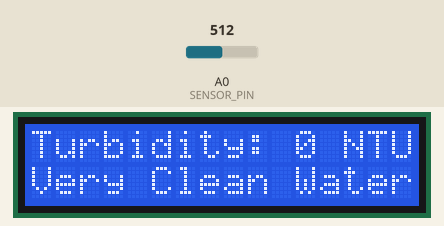
This sketch was run on a simulated Arduino Uno, built with avr-gcc and run on an emulated ATmega328P. Shown: 16×2 character LCD. The test bench sets the inputs (shaded band); at power-on: A0 (SENSOR_PIN) = 512. What the sketch prints to the serial monitor is not drawn.

Above: at 4.2 s.
4.3 s: A0 (SENSOR_PIN) set to 219
5.9 s: A0 (SENSOR_PIN) set to 190
At 7.5 s:
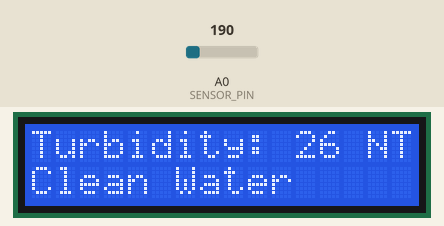
7.8 s: A0 (SENSOR_PIN) set to 122
At 9.1 s:
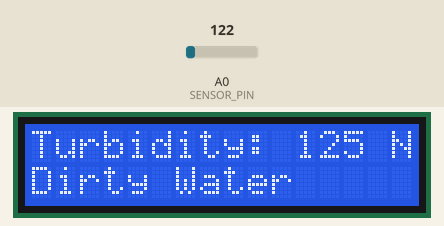
9.4 s: A0 (SENSOR_PIN) set to 218
At 10.7 s:
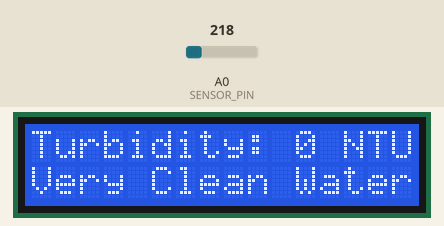
Timing chart, 0 to 12.0 s (numbered marks = the images above; inputs shaded):
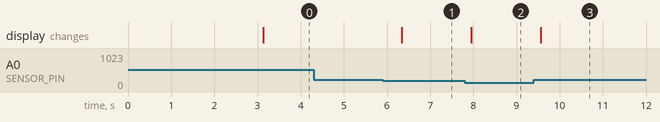

Measured:
- the behaviour switches between 202 and 201 on A0 (SENSOR_PIN) (found by bisection; images 0 and 1)
- after the input at 4.3 s, every drawn part: stays the same
- after the input at 5.9 s, the display: changes after 0.44 s (image 1)
- after the input at 7.8 s, the display: changes after 0.15 s (image 2)
- after the input at 9.4 s, the display: changes after 0.16 s (image 3)

The sketch:

turbitity_and_lcd.ino
```cpp
//This code was inspired by the YouTube video: turbidity sensor arduino ||Turbidity meter arduino project.
//By Skynet Robotics, the link to the video: https://www.youtube.com/watch?v=nT6Q5atNLJM
//This code was also inpsired by the Youtube video: Determine Water Quality using Arduino and Turbidity Sensor | DIY Turbidity meter.
//By Muhammad Ansar, the link to the video: https://www.youtube.com/watch?v=MytUqOz5vbY

#include <Wire.h>
#include <LiquidCrystal_I2C.h>

// LCD setup - adjust address if needed (common addresses: 0x27, 0x3F)
LiquidCrystal_I2C lcd(0x27, 16, 2);

#define SENSOR_PIN A0

int read_ADC;
int ntu;

void setup() {
  // Initialize serial for debugging (optional)
  Serial.begin(9600);

  // Configure sensor pin
  pinMode(SENSOR_PIN, INPUT);

  // Initialize LCD
  lcd.init();        // Initialize the LCD
  lcd.backlight();   // Turn on backlight

  // Welcome message
  lcd.clear();
  lcd.setCursor(0, 0);
  lcd.print("  Welcome To  ");
  lcd.setCursor(0, 1);
  lcd.print("Turbidity Sensor");
  delay(3000);
  lcd.clear();
}

void loop() {
  // Read sensor value
  read_ADC = analogRead(SENSOR_PIN);

  // Limit maximum reading and map to NTU
  if(read_ADC > 208) read_ADC = 208;
  ntu = map(read_ADC, 0, 208, 300, 0);

  // Clear both lines to prevent leftover characters
  lcd.clear();

  // Display turbidity value on first line
  lcd.setCursor(0, 0);
  lcd.print("Turbidity: ");
  lcd.print(ntu);
  lcd.print(" NTU");

  // Display water quality on second line
  lcd.setCursor(0, 1);
  if(ntu < 10) {
    lcd.print("Very Clean Water");
  }
  else if(ntu >= 10 && ntu < 30) {
    lcd.print("Clean Water     ");  // Added spaces to clear line
  }
  else {
    lcd.print("Dirty Water     ");  // Added spaces to clear line
  }

  // Optional: Print to Serial Monitor for debugging
  Serial.print("ADC Reading: ");
  Serial.print(read_ADC);
  Serial.print(" | NTU: ");
  Serial.println(ntu);

  delay(500);  // Slightly longer delay for better readability
}
```
